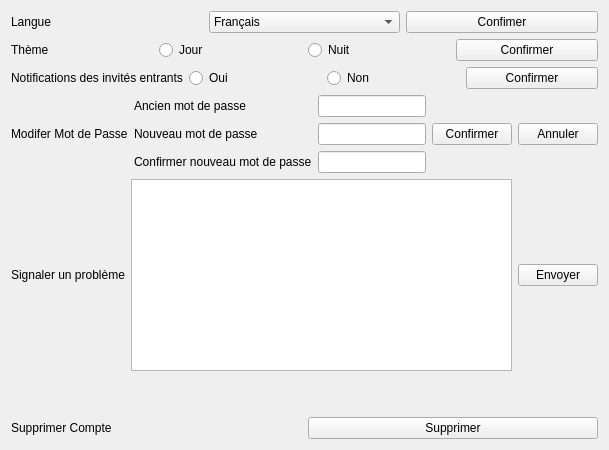
              <widget class="QWidget" name="page_8">
               <layout class="QVBoxLayout" name="verticalLayout_25">
                <item>
                 <layout class="QVBoxLayout" name="verticalLayout_24">
                  <item>
                   <layout class="QHBoxLayout" name="horizontalLayout_57">
                    <item>
                     <widget class="QLabel" name="label">
                      <property name="text">
                       <string>Langue</string>
                      </property>
                     </widget>
                    </item>
                    <item>
                     <widget class="QComboBox" name="comboBox_langue">
                      <item>
                       <property name="text">
                        <string>Français</string>
                       </property>
                      </item>
                      <item>
                       <property name="text">
                        <string>English</string>
                       </property>
                      </item>
                     </widget>
                    </item>
                    <item>
                     <widget class="QPushButton" name="confirmer_langue">
                      <property name="text">
                       <string>Confimer</string>
                      </property>
                     </widget>
                    </item>
                   </layout>
                  </item>
                  <item>
                   <layout class="QHBoxLayout" name="horizontalLayout_56">
                    <item>
                     <widget class="QLabel" name="label_2">
                      <property name="text">
                       <string>Thème</string>
                      </property>
                     </widget>
                    </item>
                    <item>
                     <widget class="QRadioButton" name="radioButton_jour">
                      <property name="text">
                       <string>Jour</string>
                      </property>
                     </widget>
                    </item>
                    <item>
                     <widget class="QRadioButton" name="radioButton_nuit">
                      <property name="text">
                       <string>Nuit</string>
                      </property>
                     </widget>
                    </item>
                    <item>
                     <widget class="QPushButton" name="confirmer_theme">
                      <property name="text">
                       <string>Confirmer</string>
                      </property>
                     </widget>
                    </item>
                   </layout>
                  </item>
                  <item>
                   <layout class="QHBoxLayout" name="horizontalLayout_61">
                    <item>
                     <widget class="QLabel" name="label_8">
                      <property name="text">
                       <string>Notifications des invités entrants</string>
                      </property>
                     </widget>
                    </item>
                    <item>
                     <widget class="QRadioButton" name="radioButton">
                      <property name="text">
                       <string>Oui</string>
                      </property>
                     </widget>
                    </item>
                    <item>
                     <widget class="QRadioButton" name="radioButton_2">
                      <property name="text">
                       <string>Non</string>
                      </property>
                     </widget>
                    </item>
                    <item>
                     <widget class="QPushButton" name="confirmer_notifications">
                      <property name="text">
                       <string>Confirmer</string>
                      </property>
                     </widget>
                    </item>
                   </layout>
                  </item>
                  <item>
                   <layout class="QHBoxLayout" name="horizontalLayout_55">
                    <item>
                     <widget class="QLabel" name="label_3">
                      <property name="text">
                       <string>Modifer Mot de Passe</string>
                      </property>
                     </widget>
                    </item>
                    <item>
                     <layout class="QFormLayout" name="formLayout_7">
                      <item row="0" column="0">
                       <widget class="QLabel" name="ancienMotDePasseLabel">
                        <property name="text">
                         <string>Ancien mot de passe</string>
                        </property>
                       </widget>
                      </item>
                      <item row="0" column="1">
                       <widget class="QLineEdit" name="ancienMotDePasseLineEdit"/>
                      </item>
                      <item row="1" column="0">
                       <widget class="QLabel" name="nouveauMotDePasseLabel">
                        <property name="text">
                         <string>Nouveau mot de passe</string>
                        </property>
                       </widget>
                      </item>
                      <item row="1" column="1">
                       <widget class="QLineEdit" name="nouveauMotDePasseLineEdit"/>
                      </item>
                      <item row="2" column="0">
                       <widget class="QLabel" name="confirmerNouveauMotDePasseLabel">
                        <property name="text">
                         <string>Confirmer nouveau mot de passe</string>
                        </property>
                       </widget>
                      </item>
                      <item row="2" column="1">
                       <widget class="QLineEdit" name="confirmerNouveauMotDePasseLineEdit"/>
                      </item>
                     </layout>
                    </item>
                    <item>
                     <layout class="QVBoxLayout" name="verticalLayout_28"/>
                    </item>
                    <item>
                     <widget class="QPushButton" name="confirmer_chan_mdp">
                      <property name="text">
                       <string>Confirmer</string>
                      </property>
                     </widget>
                    </item>
                    <item>
                     <widget class="QPushButton" name="annuler_chan_mdp">
                      <property name="text">
                       <string>Annuler</string>
                      </property>
                     </widget>
                    </item>
                   </layout>
                  </item>
                  <item>
                   <layout class="QHBoxLayout" name="horizontalLayout_59">
                    <item>
                     <widget class="QLabel" name="label_7">
                      <property name="text">
                       <string>Signaler un problème</string>
                      </property>
                     </widget>
                    </item>
                    <item>
                     <widget class="QPlainTextEdit" name="plainTextEdit_probleme"/>
                    </item>
                    <item>
                     <widget class="QPushButton" name="pushButton_4">
                      <property name="text">
                       <string>Envoyer</string>
                      </property>
                     </widget>
                    </item>
                   </layout>
                  </item>
                  <item>
                   <spacer name="verticalSpacer_2">
                    <property name="orientation">
                     <enum>Qt::Vertical</enum>
                    </property>
                    <property name="sizeHint" stdset="0">
                     <size>
                      <width>20</width>
                      <height>40</height>
                     </size>
                    </property>
                   </spacer>
                  </item>
                  <item>
                   <layout class="QHBoxLayout" name="horizontalLayout_54">
                    <item>
                     <widget class="QLabel" name="label_6">
                      <property name="text">
                       <string>Supprimer Compte</string>
                      </property>
                     </widget>
                    </item>
                    <item>
                     <widget class="QPushButton" name="pushButton_3">
                      <property name="text">
                       <string>Supprimer</string>
                      </property>
                     </widget>
                    </item>
                   </layout>
                  </item>
                 </layout>
                </item>
               </layout>
              </widget>
